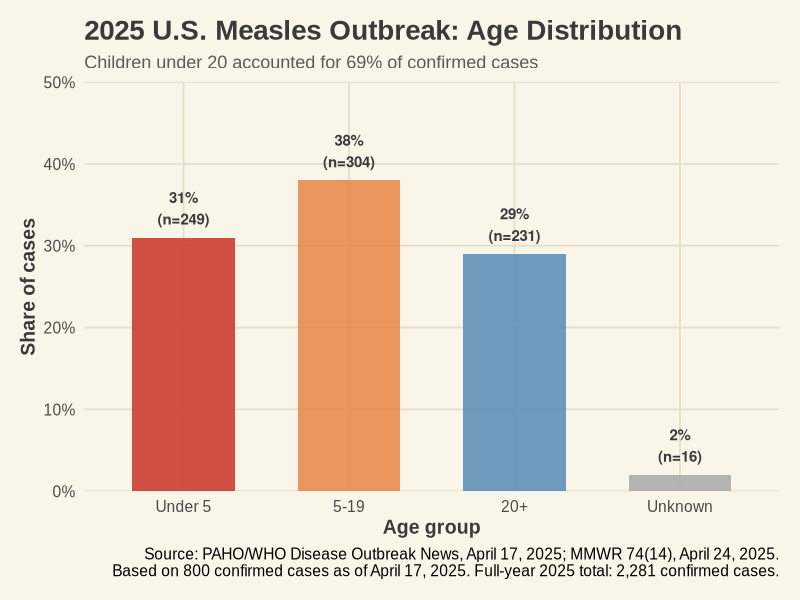
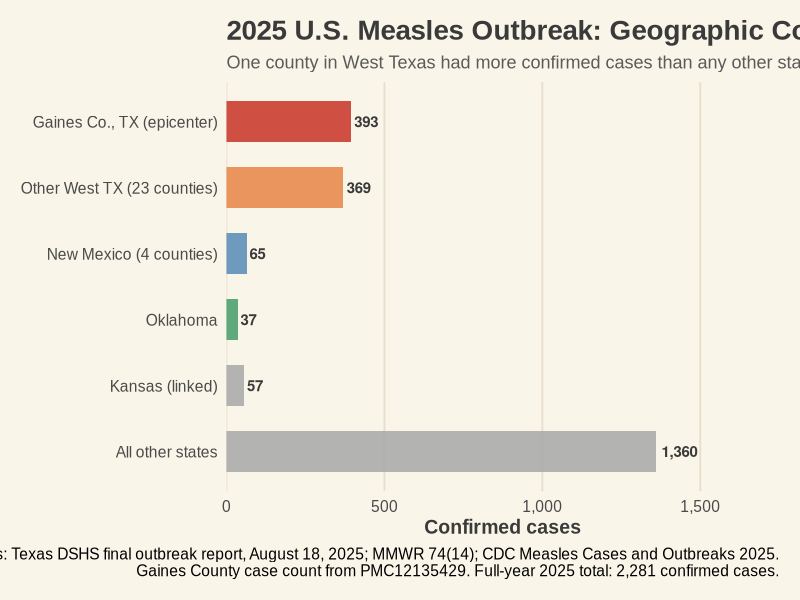
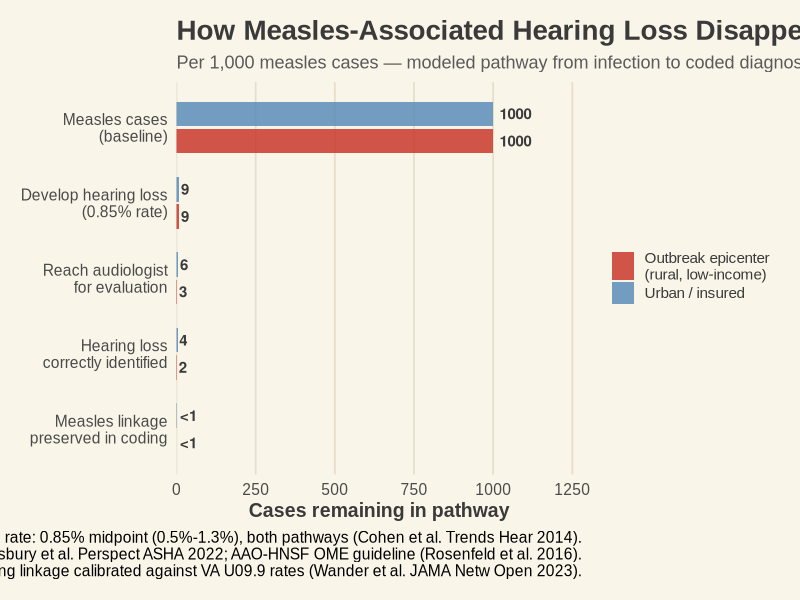
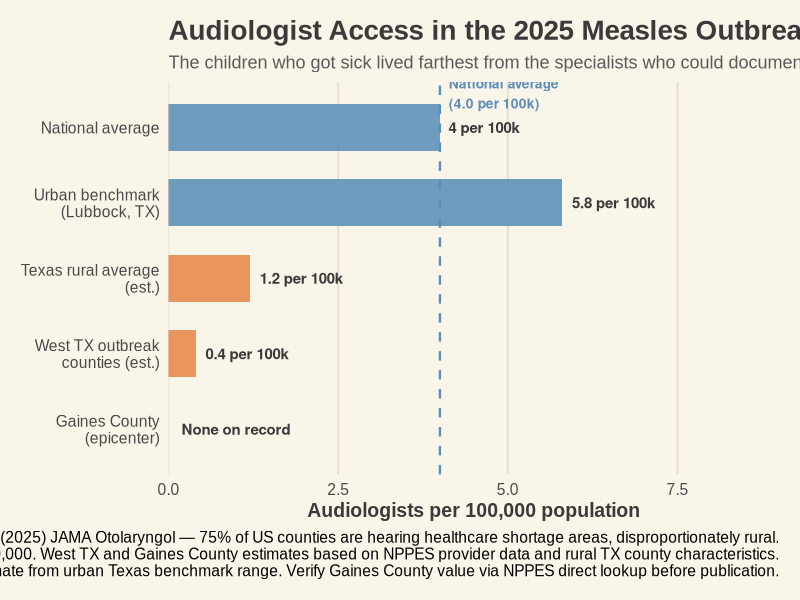

These figures' R source, in order:
# ============================================================
# NOTES FROM THE ABSTRACTS
# Track 2: 2025 Outbreak Anatomy & The Double Invisibility Problem
#
# Sources:
#   - MMWR 74(14), April 24, 2025 (Mathis et al.)
#     DOI: 10.15585/mmwr.mm7414a1
#   - PAHO/WHO Disease Outbreak News, April 17, 2025
#   - Texas DSHS final outbreak report, August 18, 2025
#   - CDC Measles Cases and Outbreaks 2025
#   - PMC12135429 (Measles outbreaks in the US, 2025)
#   - Garuccio et al. (2025) JAMA Otolaryngol Head Neck Surg
#     DOI: 10.1001/jamaoto.2025.2112
#   - Cohen, Durstenfeld & Roehm (2014) Trends in Hearing
#     DOI: 10.1177/2331216514541361
#   - Kingsbury et al. (2022) Perspectives ASHA Spec Interest Groups
#     DOI: 10.1044/2021_PERSP-21-00188
#   - Elzinga et al. (2021) BMJ Open — OM/SNHL systematic review
#     DOI: 10.1136/bmjopen-2021-050108
#   - Rosenfeld et al. (2016) AAO-HNSF OME Clinical Practice Guideline
#     DOI: 10.1177/0194599815623467
#   - Wander et al. (2023) JAMA Netw Open — VA U09.9 coding rates
#     DOI: 10.1001/jamanetworkopen.2023.46783
#   - Pfaff et al. (2023) BMC Medicine — Long COVID ICD-10 coding
#     DOI: 10.1186/s12916-023-02737-6
# ============================================================

required_packages <- c("tidyverse", "scales", "patchwork", "ggtext")

install.packages(
  setdiff(required_packages, rownames(installed.packages())),
  repos = "https://cran.rstudio.com/"
)

library(tidyverse)
library(scales)
library(ggtext)
library(patchwork)

# ── Custom theme ────────────────────────────────────────────
theme_1950s <- function() {
  theme_minimal(base_family = "Arial", base_size = 14) +
    theme(
      plot.background  = element_rect(fill = "#FAF5E9", color = NA),
      panel.background = element_rect(fill = "#FAF5E9", color = NA),
      panel.grid.major = element_line(color = "#E6DECA", linewidth = 0.6),
      panel.grid.minor = element_blank(),
      axis.title       = element_text(face = "bold", color = "#3A3A3A"),
      axis.text        = element_text(color = "#4A4A4A"),
      plot.title       = element_text(face = "bold", size = 20, color = "#3A3A3A"),
      plot.subtitle    = element_text(size = 13, color = "#5A5A5A"),
      plot.margin      = margin(15, 15, 15, 15),
      legend.position  = "none"
    )
}

# ============================================================
# 1. DATA
# ============================================================

# ── Age distribution of 2025 outbreak cases ────────────────
# Source: PAHO/WHO Disease Outbreak News, April 17, 2025
# Based on 800 confirmed cases as of April 17, 2025
age_data <- tribble(
  ~age_group, ~pct, ~n,
  "Under 5",  31,   249,
  "5-19",     38,   304,
  "20+",      29,   231,
  "Unknown",   2,    16
) %>%
  mutate(
    age_group = factor(age_group,
      levels = c("Under 5", "5-19", "20+", "Unknown")),
    bar_color = c("#C9392C", "#E8874A", "#5B8DB8", "#AAAAAA")
  )

# ── Geographic concentration of full-year 2025 cases ───────
# Sources: Texas DSHS final report (Aug 18, 2025); MMWR 74(14);
# CDC Measles Cases and Outbreaks 2025; PMC12135429
# Full-year total: 2,281 confirmed cases
# Gaines County (393) from PMC12135429, recorded as of ~April 24
# Texas final total: 762 (DSHS); NM: ~65; OK: ~37; KS: ~57 (linked)
# Remaining cases distributed across 39 other jurisdictions
geo_data <- tribble(
  ~location,                        ~cases, ~bar_color,
  "All other states",               1360,   "#AAAAAA",
  "Kansas (linked)",                  57,   "#AAAAAA",
  "Oklahoma",                         37,   "#4A9E6B",
  "New Mexico (4 counties)",          65,   "#5B8DB8",
  "Other West TX (23 counties)",     369,   "#E8874A",
  "Gaines Co., TX (epicenter)",      393,   "#C9392C"
) %>%
  mutate(location = factor(location, levels = location))

# ── Surveillance funnel: pathway from infection to coded HL ─
# Per 1,000 measles cases, modeled for two community types
#
# PARAMETER DOCUMENTATION (v3 — corrected HL rate):
#
# CRITICAL CHANGE FROM v2:
# v2 used a decomposition of 17% OM rate × 50% OM-to-HL rate,
# producing an effective hearing loss rate of 8.5%. This is
# approximately 10× the published complication rate from the
# primary source (Cohen et al. 2014: 0.5%–1.3%). The 50%
# OM-to-HL conversion figure was not supported by the audiology
# literature; Elzinga et al. (2021) found SNHL prevalence in
# COM populations ranges from ~9% to ~31% in ENT clinic settings
# (selected, sicker populations), and could not perform
# meta-analysis due to heterogeneity. For acute OM in children
# (which is what measles produces), permanent SNHL rates would
# be substantially lower.
#
# v3 uses Cohen et al.'s direct hearing loss rate of 0.85%
# (midpoint of 0.5%–1.3%), which already accounts for BOTH
# pathways: (a) OM → SNHL, and (b) direct cochlear damage.
# This produces ~9 HL cases per 1,000 infections.
#
# Step 1 (baseline): 1,000 cases in each community
#
# Step 2 (develop hearing loss): ~9 per 1,000 (0.85%)
#   Cohen et al. 2014 range: 0.5%–1.3% of measles infections
#   develop hearing loss through otitis media pathway (primary)
#   or direct cochlear damage (secondary). Midpoint 0.85% used.
#   Rate is biological and applied equally to both communities.
#
# Step 3 (reach audiologist for evaluation):
#   Urban/insured: ~6 of 9 (~67%)
#     AAO-HNSF OME guideline (Rosenfeld et al. 2016) recommends
#     watchful waiting for 3 months before hearing referral.
#     Even with good access, some families don't follow through,
#     mild high-frequency loss may not prompt referral, and the
#     guideline delay narrows the follow-up window.
#   Outbreak epicenter: ~3 of 9 (~33%)
#     No audiologist in Gaines County; nearest is 60+ miles away.
#     Insurance, transportation, language, and community trust
#     barriers compound the geographic distance.
#     (Garuccio et al. 2025; Kingsbury et al. 2022)
#
# Step 4 (hearing loss correctly identified & documented):
#   Urban: ~4 of 6 (~67%)
#   Epicenter: ~2 of 3 (~67%)
#     Applied equally. Elzinga et al. (2021) found OM-related
#     SNHL concentrates at higher frequencies (cochlear base
#     proximal to round window). Mild high-frequency SNHL is
#     masked by concurrent conductive loss from effusion. Even
#     with comprehensive audiometric evaluation, not all
#     measles-related SNHL will be identified.
#
# Step 5 (measles linkage preserved in ICD-10 coding):
#   Unchanged from v2. Calibrated against long COVID U09.9
#   sequela coding rates (Wander et al. 2023 JAMA Netw Open).
#   Urban: ~18% → 4 × 0.18 = 0.72, rounded to ~1
#   Epicenter: ~2% → 2 × 0.02 = 0.04, displayed as "<1"
#   (See v2 notes for full VA benchmark rationale)

funnel_data <- tribble(
  ~step, ~step_label,                              ~urban_n, ~epicenter_n,
  1,     "Measles cases\n(baseline)",              1000,     1000,
  2,     "Develop hearing loss\n(0.85% rate)",        9,        9,
  3,     "Reach audiologist\nfor evaluation",          6,        3,
  4,     "Hearing loss\ncorrectly identified",         4,        2,
  5,     "Measles linkage\npreserved in coding",     0.7,     0.04
) %>%
  mutate(step = factor(step, levels = 5:1))

# NOTE on Step 5 values:
#   Urban:     4 × 0.18 = 0.72
#   Epicenter: 2 × 0.02 = 0.04
#   Both display as "<1" in the figure.
#   This means that per 1,000 measles cases, neither community
#   reliably produces even ONE coded case linking hearing loss
#   to measles. The difference is one of degree: urban might
#   produce ~1 coded case per ~1,400 infections; the epicenter
#   might produce ~1 per ~25,000.

funnel_long <- funnel_data %>%
  pivot_longer(
    cols      = c(urban_n, epicenter_n),
    names_to  = "community",
    values_to = "n"
  ) %>%
  mutate(
    community = recode(community,
      "urban_n"     = "Urban / insured",
      "epicenter_n" = "Outbreak epicenter\n(rural, low-income)"
    ),
    community = factor(community, levels = c(
      "Outbreak epicenter\n(rural, low-income)",
      "Urban / insured"
    ))
  )

# ── Audiologist access by location ─────────────────────────
# (Unchanged from v2)
access_data <- tribble(
  ~location,                          ~aud_per_100k, ~category,
  "National average",                  4.0,          "benchmark",
  "Urban benchmark\n(Lubbock, TX)",    5.8,          "benchmark",
  "Texas rural average\n(est.)",       1.2,          "shortage",
  "West TX outbreak\ncounties (est.)", 0.4,          "shortage",
  "Gaines County\n(epicenter)",        0.0,          "epicenter"
) %>%
  mutate(
    location  = factor(location, levels = rev(location)),
    bar_color = case_when(
      category == "benchmark" ~ "#5B8DB8",
      category == "shortage"  ~ "#E8874A",
      TRUE                    ~ "#C9392C"
    )
  )

# ============================================================
# 2. FIGURE 2A — Age distribution
# ============================================================

fig2a <- ggplot(age_data, aes(x = age_group, y = pct, fill = bar_color)) +
  geom_col(width = 0.62, alpha = 0.88) +
  geom_text(
    aes(label = paste0(pct, "%\n(n=", n, ")")),
    vjust = -0.4, size = 3.8, fontface = "bold", color = "#3A3A3A"
  ) +
  scale_fill_identity() +
  scale_y_continuous(
    limits = c(0, 50),
    expand = c(0, 0),
    labels = function(x) paste0(x, "%")
  ) +
  labs(
    title    = "2025 U.S. Measles Outbreak: Age Distribution",
    subtitle = "Children under 20 accounted for 69% of confirmed cases",
    x        = "Age group",
    y        = "Share of cases",
    caption  = paste0(
      "Source: PAHO/WHO Disease Outbreak News, April 17, 2025; ",
      "MMWR 74(14), April 24, 2025.\n",
      "Based on 800 confirmed cases as of April 17, 2025. ",
      "Full-year 2025 total: 2,281 confirmed cases."
    )
  ) +
  theme_1950s()

# ============================================================
# 3. FIGURE 2B — Geographic concentration
# ============================================================

fig2b <- ggplot(geo_data,
    aes(x = cases, y = location, fill = bar_color)) +
  geom_col(width = 0.62, alpha = 0.88) +
  geom_text(
    aes(label = label_comma()(cases)),
    hjust = -0.15, size = 3.8, fontface = "bold", color = "#3A3A3A"
  ) +
  scale_fill_identity() +
  scale_x_continuous(
    limits = c(0, 1750),
    expand = c(0, 0),
    labels = label_comma()
  ) +
  labs(
    title    = "2025 U.S. Measles Outbreak: Geographic Concentration",
    subtitle = "One county in West Texas had more confirmed cases than any other state in the country",
    x        = "Confirmed cases",
    y        = NULL,
    caption  = paste0(
      "Sources: Texas DSHS final outbreak report, August 18, 2025; ",
      "MMWR 74(14); CDC Measles Cases and Outbreaks 2025.\n",
      "Gaines County case count from PMC12135429. ",
      "Full-year 2025 total: 2,281 confirmed cases."
    )
  ) +
  theme_1950s() +
  theme(panel.grid.major.y = element_blank())

# ============================================================
# 4. FIGURE 2C — Surveillance funnel
# ============================================================

fig2c <- ggplot(funnel_long,
    aes(x = n, y = step, fill = community)) +
  geom_col(
    position = position_dodge(width = 0.72),
    width = 0.65, alpha = 0.85
  ) +
  geom_text(
    aes(label = if_else(n < 1, "<1", as.character(round(n)))),
    position = position_dodge(width = 0.72),
    hjust = -0.2, size = 3.8, fontface = "bold", color = "#3A3A3A"
  ) +
  scale_fill_manual(values = c(
    "Urban / insured"                         = "#5B8DB8",
    "Outbreak epicenter\n(rural, low-income)" = "#C9392C"
  )) +
  scale_x_continuous(
    limits = c(0, 1280),
    expand = c(0, 0)
  ) +
  scale_y_discrete(labels = function(x) {
    funnel_data$step_label[match(as.integer(as.character(x)),
                                  funnel_data$step)]
  }) +
  labs(
    title    = "How Measles-Associated Hearing Loss Disappears from the Record",
    subtitle = "Per 1,000 measles cases — modeled pathway from infection to coded diagnosis, by community type",
    x        = "Cases remaining in pathway",
    y        = NULL,
    caption  = paste0(
      "Hearing loss rate: 0.85% midpoint (0.5%-1.3%), both pathways ",
      "(Cohen et al. Trends Hear 2014).\n",
      "Audiology access: Garuccio et al. JAMA Otolaryngol 2025; ",
      "Kingsbury et al. Perspect ASHA 2022; ",
      "AAO-HNSF OME guideline (Rosenfeld et al. 2016).\n",
      "Detection: Elzinga et al. BMJ Open 2021 (high-frequency SNHL masking). ",
      "Coding linkage calibrated against VA U09.9 rates ",
      "(Wander et al. JAMA Netw Open 2023)."
    )
  ) +
  theme_1950s() +
  theme(
    legend.position = "right",
    legend.title    = element_blank(),
    legend.text     = element_text(size = 11, color = "#3A3A3A"),
    panel.grid.major.y = element_blank()
  )

# ============================================================
# 5. FIGURE 2D — Audiologist access gap
# ============================================================

fig2d <- ggplot(access_data,
    aes(x = aud_per_100k, y = location, fill = bar_color)) +
  geom_col(width = 0.62, alpha = 0.87) +
  geom_vline(xintercept = 4.0, linetype = "dashed",
    color = "#5B8DB8", linewidth = 0.8) +
  annotate("text", x = 4.13, y = 5.45,
    label = "National average\n(4.0 per 100k)",
    size = 3.5, color = "#5B8DB8", fontface = "bold", hjust = 0) +
  geom_text(
    aes(label = if_else(
      aud_per_100k == 0,
      "None on record",
      paste0(aud_per_100k, " per 100k")
    )),
    hjust = -0.12, size = 3.8, fontface = "bold", color = "#3A3A3A"
  ) +
  scale_fill_identity() +
  scale_x_continuous(
    limits = c(0, 9),
    expand = c(0, 0)
  ) +
  labs(
    title    = "Audiologist Access in the 2025 Measles Outbreak Zone",
    subtitle = "The children who got sick lived farthest from the specialists who could document what happened to them",
    x        = "Audiologists per 100,000 population",
    y        = NULL,
    caption  = paste0(
      "Sources: Garuccio et al. (2025) JAMA Otolaryngol — 75% of US counties are ",
      "hearing healthcare shortage areas, disproportionately rural.\n",
      "ASHA national average 4 per 100,000. West TX and Gaines County estimates ",
      "based on NPPES provider data and rural TX county characteristics.\n",
      "Lubbock estimate from urban Texas benchmark range. ",
      "Verify Gaines County value via NPPES direct lookup before publication."
    )
  ) +
  theme_1950s() +
  theme(panel.grid.major.y = element_blank())

# ============================================================
# 6. SAVE INDIVIDUAL FIGURES
# ============================================================

# ── Output directory (change to suit your environment) ──────
output_dir <- "."
dir.create(output_dir, showWarnings = FALSE, recursive = TRUE)

figures <- list(
  list(plot = fig2a, filename = file.path(output_dir, "track2_fig2a_age_distribution.png"),
       width = 10, height = 7),
  list(plot = fig2b, filename = file.path(output_dir, "track2_fig2b_geography.png"),
       width = 12, height = 7),
  list(plot = fig2c, filename = file.path(output_dir, "track2_fig2c_funnel.png"),
       width = 14, height = 8),
  list(plot = fig2d, filename = file.path(output_dir, "track2_fig2d_access.png"),
       width = 13, height = 7)
)

for (f in figures) {
  ggsave(
    f$filename,
    f$plot,
    width  = f$width,
    height = f$height,
    dpi    = 300,
    bg     = "#FAF5E9"
  )
  message("Saved: ", f$filename)
}

message("Track 2 v3 complete. Four PNGs saved to ", output_dir)
